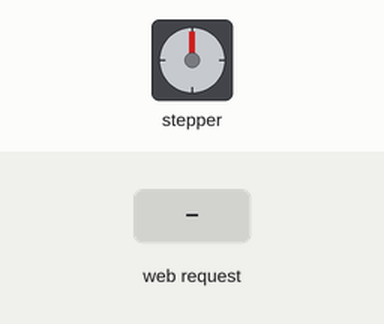
The sketch below on a simulated ESP8266 (NodeMCU). Parts: stepper motor. The test bench sets the inputs (shaded band). WiFi joins after 1.5 s; servers stay silent unless stated; stepper angles assume 200 steps per turn; what the sketch prints to the serial monitor is not drawn.

Above: at 2.7 s.
2.8 s: HTTP request GET /R received
At 2.95 s:
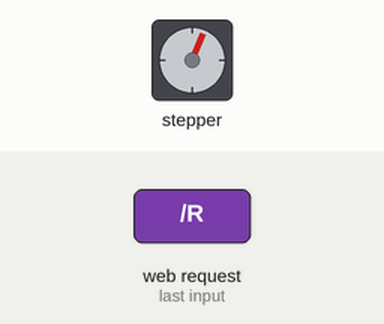
4.6 s: HTTP request GET /L received
At 4.75 s:
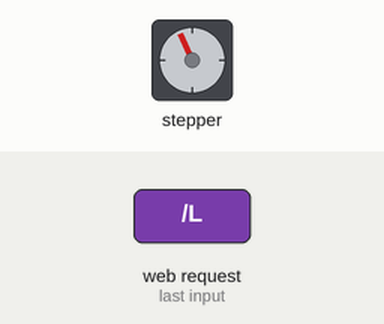
Timing chart, 0 to 7.6 s (numbered marks = the images above; inputs shaded):
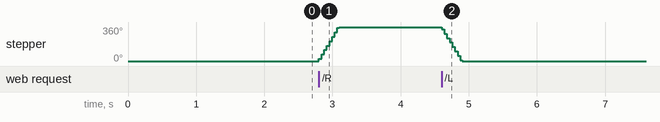

The sketch:

Stepper_wifi.ino
```cpp
#include <Stepper.h>
#include <ESP8266WiFi.h>

Stepper my_Stepper(200, D1, D2, D3, D4);

WiFiClient client;
WiFiServer server(80);
void setup()
{
  // put your setup code here, to run once:
  Serial.begin(9600);
  /// WiFi.begin("Airtel-MyWiFi-AMF-311WW-CCFB", "1b0b4bd4");
  WiFi.begin("OnePlus", "j4ixpx46");
  while (WiFi.status() != WL_CONNECTED)
  {
    delay(500);
    Serial.print(".");
  }
  Serial.println();
  Serial.println("NodeMCU is Connected");
  Serial.println(WiFi.localIP());
  server.begin();
  my_Stepper.setSpeed(200); // Speed for stepper motor
}

void Stepper1(int Direction, int Rotation)
{                                              // Function for stepper motor control with 2 parameters
  my_Stepper.step(Direction * Rotation * 200); // 200 steps is 360 degrees, multiply by Rotation for full rotations
}

void loop()
{
  // put your main code here, to run repeatedly:
  client = server.available();
  if (client == 1)
  {
    String request = client.readStringUntil('\n');
    Serial.println(request);
    request.trim();
  }
  while (true)
  {
    client = server.available();
    if (client == 1)
    {
      String request = client.readStringUntil('\n');
      Serial.println(request);
      request.trim();
      if (request == "GET /R HTTP/1.1")
      {
        // Rotate stepper motor 360 degrees to the left
        Stepper1(1, 1); // Stepper motor rotates 1 time (360 degrees) right
        Serial.println("Right turn");
        delay(1000); // Wait for 5 seconds
      }
      if (request == "GET /L HTTP/1.1")
      {
        // Rotate stepper motor 360 degrees to the left
        Stepper1(-1, 1); // Stepper motor rotates 1 time (360 degrees) right
        Serial.println("Left turn");
        delay(1000); // Wait for 5 seconds
      }
      if (request == "GET /S HTTP/1.1")
      {
        // Rotate stepper motor 360 degrees to the left
        Stepper1(1, 0); // Stepper motor rotates 1 time (360 degrees) right
        Serial.println("Stop");
        delay(1000); // Wait for 5 seconds
      }
    }
  }
}
```

Measured:
- after the input at 2.8 s, stepper: turns 360° clockwise in 0.30 s, starting at once
- after the input at 4.6 s, stepper: turns 360° counter-clockwise in 0.30 s, starting at once
